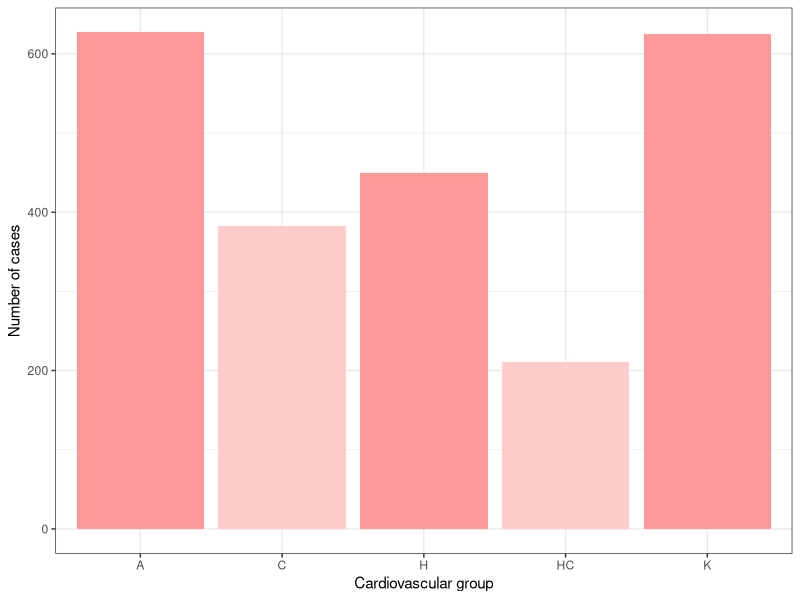

The R source for this figure:
## ---- chunk 1
library(knitr)
library(mlbench)
library(tidyverse)
library(gridExtra) # plotting functions
library(kableExtra) # table functions
library(bookdown) 
library(broom) # tidy output
library(readxl) # Read in excel files
#library(citr) # Easy citation https://github.com/crsh/citr
## ---- chunk 2
knitr::opts_chunk$set(
  echo = FALSE,
  include = TRUE,
  cache = TRUE,
  fig.pos = "H")
## ---- chunk 3
varNames <- c( "GRF_F_V_max1" , 
               "GRF_F_V_max2" , 
               "GRF_F_V_min" , 
               "GRF_F_AP_max" , 
               "GRF_F_AP_min", 
               "GRF_F_ML_max1" , 
               "GRF_F_ML_max2" , 
               "GRF_F_ML_min" , 
               "GRF_COP_AP_length" , 
               "GRF_COP_ML_length")
varExpl <- c("Maximum of vertical GRF in first half of stance" , 
             "Maximum of vertical GRF in second half of stance" , 
             "Minimum of vertical GRF between both maxima" , 
             "Maximum of anterior-posterior GRF in second half of stance" , 
             "Minimum of anterior-posterior GRF in first half of stance", 
             "Maximum of medial-lateral GRF in first half of stance" , 
             "Maximum of medial-lateral GRF in second half of stance" , 
             "Minimum of medial-lateral GRF at initial foot contact" , 
             "Length of COP course in anterior-posterior direction during stance", 
             "Length of COP course in medial-lateral direction during stance")

kable(cbind(varNames,varExpl), 
                caption = "Description of discrete variables", 
                col.names = c("Variable Name","detailed information"),
      booktabs = T) %>% 
  kable_styling(latex_options = "striped", font_size = 8) %>% 
  add_footnote(c("GRF is normalized to body weight", "COP length is normalized to shoe size"), 
               notation="none")
## ---- chunk 4
# read in data
metaData <- read.csv('GRF_metadata.csv')
AllData <- read.csv('AllData.csv')
## ---- chunk 5
#Data types of variables
str(metaData)
## ---- chunk 6
varNames <- c( "Healthy condition",
               "Sex" , 
               "Age" , 
               "Shod condition" , 
               "Insole" , 
               "Speed")
varExpl <- c("Where the participant had an injury (calcaneus, ankle, knee, hip) or healthy",
             "Gender male or female" , 
             "Age of participant in years" , 
             "Shoed or barfeet walking" , 
             "With or without orthopaedic insoles" , 
             "Walking speed")

kable(cbind(varNames,varExpl), 
                caption = "Influencing factors", 
                col.names = c("Variable Name","detailed information"),
      booktabs = T) %>% 
  kable_styling(latex_options = "striped", font_size = 8)
## ---- chunk 7
# Group data by Subject ID to create overview table
metaDataCompressed <- metaData %>% group_by(SUBJECT_ID) %>% 
  summarize(Group=first(CLASS_LABEL),
            Sex=first(SEX),
            Age=mean(AGE),
            Height=first(HEIGHT),
            BodyMass=mean(BODY_MASS))

metaDataCompressed %>%
  group_by(Group) %>% 
  summarise(patients = n(),
            Age = round(mean(Age), digits = 0),
            Height = round(mean(Height, na.rm = TRUE), digits = 0),
            BodyMass = round(mean(BodyMass), digits = 0)) %>% 
  kable(booktabs = T, caption = "Overview Participants",
               col.names = c("Group", "Number of subjects", "Age (years)", "Height (cm)", "Body Mass (kg)")) %>% 
  kable_styling(latex_options = "hold_position")

## ---- chunk 8
metaDataCompressed$Group <- as.factor(metaDataCompressed$Group)
metaDataCompressed %>% ggplot(aes(Group)) +
  geom_bar(fill = c("#ff9999","#ffcccc","#ff9999","#ffcccc","#ff9999")) +
  xlab("Cardiovascular group") +
  ylab("Number of cases") +
  theme_bw()
